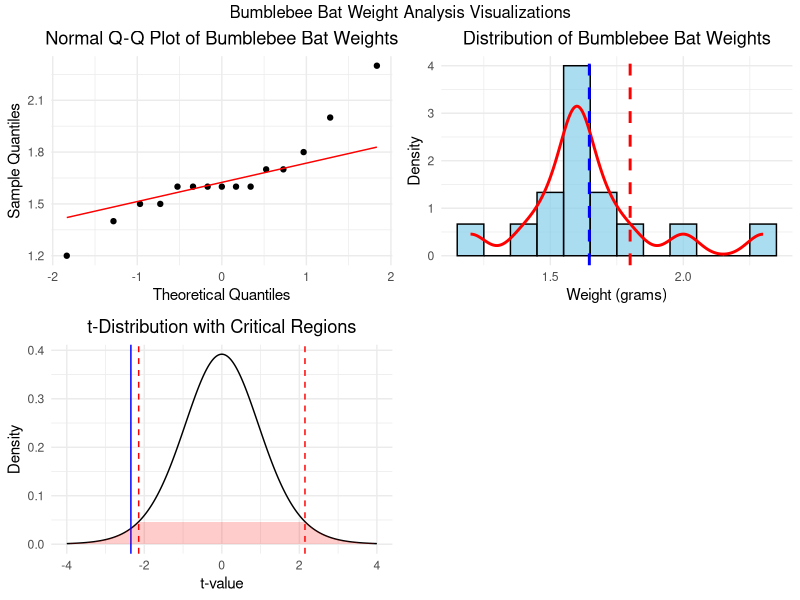
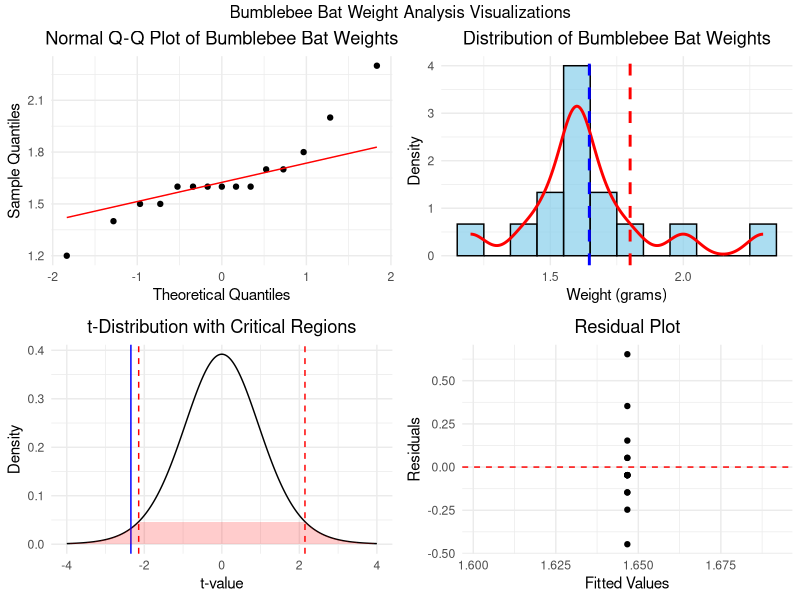

Write R code to recreate these figures, in order.
# Load required libraries
library(ggplot2)
library(gridExtra)
library(tidyverse)

# Create data frame
bat_data <- data.frame(
  weight = c(1.7, 1.6, 1.5, 2.0, 2.3, 1.6, 1.6, 1.8, 1.5, 1.7, 1.2, 1.4, 1.6, 1.6, 1.6)
)

# 1. Create QQ Plot for normality check
qq_plot <- ggplot(bat_data, aes(sample = weight)) +
  stat_qq() + 
  stat_qq_line(color = "red") +
  labs(title = "Normal Q-Q Plot of Bumblebee Bat Weights",
       x = "Theoretical Quantiles",
       y = "Sample Quantiles") +
  theme_minimal() +
  theme(plot.title = element_text(hjust = 0.5))

# 2. Create Histogram with density curve
hist_plot <- ggplot(bat_data, aes(x = weight)) +
  geom_histogram(aes(y = after_stat(density)), binwidth = 0.1, 
                fill = "skyblue", color = "black", alpha = 0.7) +
  geom_density(color = "red", linewidth = 1) +
  geom_vline(xintercept = mean(bat_data$weight), 
             color = "blue", linetype = "dashed", linewidth = 1) +
  geom_vline(xintercept = 1.8, 
             color = "red", linetype = "dashed", linewidth = 1) +
  labs(title = "Distribution of Bumblebee Bat Weights",
       x = "Weight (grams)",
       y = "Density") +
  theme_minimal() +
  theme(plot.title = element_text(hjust = 0.5))

# 3. Create t-distribution plot with critical regions
t_stat <- (mean(bat_data$weight) - 1.8)/(sd(bat_data$weight)/sqrt(length(bat_data$weight)))
df <- length(bat_data$weight) - 1
t_crit <- qt(0.975, df)

# Create sequence of t-values
t_vals <- seq(-4, 4, length.out = 1000)
t_dens <- dt(t_vals, df)

t_dist_data <- data.frame(t = t_vals, density = t_dens)

t_plot <- ggplot(t_dist_data, aes(x = t, y = density)) +
  geom_line() +
  geom_vline(xintercept = c(-t_crit, t_crit), 
             color = "red", linetype = "dashed") +
  geom_vline(xintercept = t_stat, 
             color = "blue", linetype = "solid") +
  geom_ribbon(data = subset(t_dist_data, t <= -t_crit | t >= t_crit),
              aes(ymax = density, ymin = 0), 
              fill = "red", alpha = 0.2) +
  labs(title = "t-Distribution with Critical Regions",
       x = "t-value",
       y = "Density") +
  theme_minimal() +
  theme(plot.title = element_text(hjust = 0.5))

# Arrange all plots in a grid
grid.arrange(qq_plot, hist_plot, t_plot, 
            ncol = 2,
            top = "Bumblebee Bat Weight Analysis Visualizations")

# Save the plots if needed
ggsave("bumblebee_analysis_plots.pdf", 
       arrangeGrob(qq_plot, hist_plot, t_plot, ncol = 2),
       width = 12, height = 8)

# Add residual plot
t_test_result <- t.test(bat_data$weight, mu = 1.8)
residuals <- bat_data$weight - mean(bat_data$weight)
fitted_values <- rep(mean(bat_data$weight), length(bat_data$weight))

residual_plot <- ggplot(data.frame(fitted = fitted_values, residuals = residuals), 
                       aes(x = fitted, y = residuals)) +
  geom_point() +
  geom_hline(yintercept = 0, linetype = "dashed", color = "red") +
  labs(title = "Residual Plot",
       x = "Fitted Values",
       y = "Residuals") +
  theme_minimal() +
  theme(plot.title = element_text(hjust = 0.5))

# Update grid with residual plot
grid.arrange(qq_plot, hist_plot, t_plot, residual_plot,
            ncol = 2,
            top = "Bumblebee Bat Weight Analysis Visualizations")

# Save updated plots
ggsave("bumblebee_analysis_plots_with_residuals.pdf",
       arrangeGrob(qq_plot, hist_plot, t_plot, residual_plot, ncol = 2),
       width = 12, height = 10)

